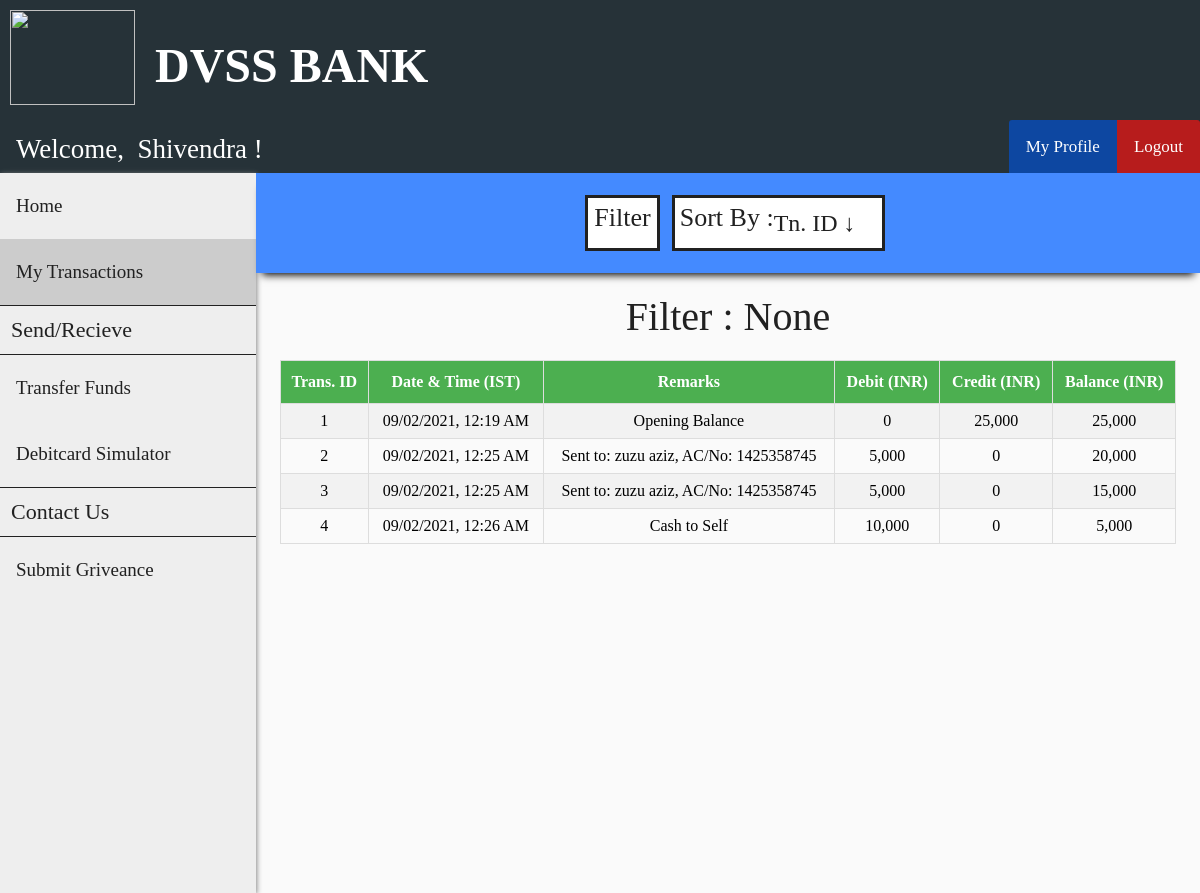
Screenshot of /customer_transactions.php (signed in) with the database file from the repository.
### tables this page shows
CREATE TABLE `customer` (
  `cust_id` int(11) NOT NULL,
  `first_name` varchar(30) DEFAULT NULL,
  `last_name` varchar(30) DEFAULT NULL,
  `gender` varchar(10) DEFAULT NULL,
  `dob` date DEFAULT NULL,
  `aadhar_no` int(11) DEFAULT NULL,
  `email` varchar(30) DEFAULT NULL,
  `phone_no` varchar(20) DEFAULT NULL,
  `address` varchar(255) DEFAULT NULL,
  `branch` varchar(30) DEFAULT NULL,
  `account_no` int(11) DEFAULT NULL,
  `pin` int(4) DEFAULT NULL,
  `uname` varchar(30) DEFAULT NULL,
  `pwd` varchar(30) DEFAULT NULL
);

CREATE TABLE `passbook1` (
  `trans_id` int(11) NOT NULL,
  `trans_date` datetime DEFAULT NULL,
  `remarks` varchar(255) DEFAULT NULL,
  `debit` int(11) DEFAULT NULL,
  `credit` int(11) DEFAULT NULL,
  `balance` int(11) DEFAULT NULL
);

### customer_transactions.php (the view, shortened to what this page needs)
<?php
    include "connect.php";
    include "header.php";
    include "customer_navbar.php";
    include "customer_sidebar.php";
    if (isset($_SESSION['loggedIn_cust_id'])) {
        $sql0 = "SELECT * FROM passbook".$_SESSION['loggedIn_cust_id'];
    }
    $filter_indicator = "None";
?>
<!DOCTYPE html>
<html>
<head>
    <link rel="stylesheet" href="transactions_style.css">
</head>
<body>
    <div class="search-bar-wrapper">
        <div class="search-bar" id="the-search-bar">
            <div class="flex-item-search-bar" id="fi-search-bar">
                <button id="search" onclick="document.getElementById('id01').style.display='block'">Filter</button>
                <div class="flex-item-by">
                    <label id="sort">Sort By :</label>
                </div>
                <div class="flex-item-search-by">
                    <select name="by" onChange="window.location.href=this.value">
                        <option selected disabled hidden>
                            <?php if (empty($_GET['sort'])) {?>Tn. ID &darr;<?php } ?>
                        </option>
                    </select>
                </div>
            </div>
        </div>
    </div>
    <div class="flex-container">
        <p id="none">Filter : <?php echo $filter_indicator ?></p>
    </div>
    <div class="flex-container">
        <?php
            $result = $conn->query($sql0);
            if ($result->num_rows > 0) {?>
                <table id="transactions">
                    <tr>
                        <th>Trans. ID</th>
                        <th>Date & Time (IST)</th>
                        <th>Remarks</th>
                        <th>Debit (INR)</th>
                        <th>Credit (INR)</th>
                        <th>Balance (INR)</th>
                    </tr>
        <?php
            while($row = $result->fetch_assoc()) {?>
                    <tr>
                        <td><?php echo $row["trans_id"]; ?></td>
                        <td>
                            <?php
                                $time = strtotime($row["trans_date"]);
                                $sanitized_time = date("d/m/Y, g:i A", $time);
                                echo $sanitized_time;
                             ?>
                        </td>
                        <td><?php echo $row["remarks"]; ?></td>
                        <td><?php echo number_format($row["debit"]); ?></td>
                        <td><?php echo number_format($row["credit"]); ?></td>
                        <td><?php echo number_format($row["balance"]); ?></td>
                    </tr>
            <?php } ?>
            </table>
            <?php
            } else {  ?>
                <p id="none"> No results found :(</p>
            <?php }
            $conn->close(); ?>
    </div>
</body>
</html>

### header.php (shortened to what this page needs)
<!DOCTYPE html>
<html>
<head>
    <link rel="stylesheet" href="header_style.css">
</head>
<body>
    <div class="flex-container-header">
        <div class="flex-item-header">
            <img src="images/logo.png" onclick="eEgg_func()" width="125" height="95">
        </div>
        <div class="flex-item-header">
            <h1>DVSS BANK</h1>
        </div>
    </div>
</body>
</html>

### customer_navbar.php (shortened to what this page needs)
<?php
    include "connect.php";
    if (isset($_SESSION['loggedIn_cust_id'])) {
        $sql0 = "SELECT * FROM customer WHERE cust_id=".$_SESSION['loggedIn_cust_id'];
        $result = $conn->query($sql0);
        $row = $result->fetch_assoc();
    }
?>
<!DOCTYPE html>
<html>
<head>
    <link rel="stylesheet" href="user_navbar_style.css">
</head>
<body>
    <div class="nav-wrapper">
        <div class="topnav" id="theTopNav">
            <a id="user">Welcome, &nbsp<?php echo $row["first_name"]; ?> !</a>
            <a id="logout" href="./logout_action.php" onclick="return confirm('Are you sure?')">Logout</a>
            <a id="profile" href="./customer_profile.php">My Profile</a>
        </div>
    </div>
</body>
</html>

### customer_sidebar.php (shortened to what this page needs)
<!DOCTYPE html>
<html>
<head>
    <link rel="stylesheet" href="admin_sidebar_style.css">
</head>
<body>
    <div class="sidenav" id="theSideNav">
        <a href="./customer_home.php">Home</a>
        <a href="./customer_transactions.php">My Transactions</a>
        <a id="label">Send/Recieve</a>
        <a href="./beneficiary.php">Transfer Funds</a>
        <a href="./atm_simulator.php">Debitcard Simulator</a>
        <a id="label">Contact Us</a>
        <a href="cus_grievance.php">Submit Griveance</a>
    </div>
</body>
</html>

### header_style.css (style rules this page uses)
body { margin: 0; padding: 0; background-color: #FAFAFA; }
.flex-container-header { display: -webkit-flex; display: flex; width: auto; height: auto; background-color: #263238; }
.flex-item-header { width: auto; height: 100px; margin: 10px; }
h1 { font-family: OpenSans-Light; color: white; font-size: 3rem; line-height: 3rem; margin-top: calc((1.5rem - 2rem) + 2.5rem); margin-bottom: 1.5rem; }

### user_navbar_style.css (style rules this page uses)
.nav-wrapper { height: 53px; background: #333; }
.nav-wrapper .topnav { background-color: #263238; overflow: hidden; height: 53px; }
.topnav a[id="user"] { float: left; display: block; color: white; text-align: center; padding: 14px 16px; text-decoration: none; font-size: 27px; font-family: Roboto-Light; }
.topnav a[id="profile"] { float: right; display: block; color: white; text-align: center; padding: 17px 17px; text-decoration: none; font-size: 17px; font-family: OpenSans-Bold; background-color: #0D47A1; border-top-left-radius: 3px; }
.topnav a[id="logout"] { float: right; display: block; color: white; text-align: center; padding: 17px 17px; text-decoration: none; font-size: 17px; font-family: OpenSans-Bold; background-color: #b71c1c; border-top-right-radius: 3px; }

### admin_sidebar_style.css (style rules this page uses)
.sidenav { width: 256px; background-color: #eee; height: 90vh; float: left; overflow-y: auto; box-shadow: 1px 1px 5px #888888; }
.sidenav a { font-family: OpenSans-Regular; font-size: 19px; color: #212121; display: block; padding: 22px 16px; text-decoration: none; }
.sidenav a[id="label"] { font-family: OpenSans-Bold; font-size: 22px; color: #212121; display: block; padding: 11px; text-decoration: none; border-top: 1px solid #212121; border-bottom: 1px solid #212121; }
.sidenav a.active { background-color: #ccc; }

### transactions_style.css (style rules this page uses)
.flex-container { display: -webkit-flex; display: flex; margin-left: 256px; width: auto; height: auto; padding-top: 20px; flex-direction: column; overflow-x: auto; }
.search-bar-wrapper { height: 100px; }
.search-bar-wrapper .search-bar { display: -webkit-flex; display: flex; margin-left: 256px; position: relative; width: auto; height: 100px; flex-direction: column; background-color: #448AFF; box-shadow: 0 8px 8px -6px black; overflow: hidden; }
label[id="sort"] { display: block; float: left; color: #212121; font-family: OpenSans-Regular; font-size: 26px; background-color: white; border: 3px solid #212121; border-right: 0; margin: 12px; margin-right: 0px; height: 45px; padding-top: 5px; padding-left: 5px; }
select { font-family: OpenSans-Regular; color: #212121; font-size: 24px; background: url("images/down_arrow.png") 96% / 15% no-repeat #eee; -webkit-appearance: none; -moz-appearance: none; background-color: white; border: 3px solid #212121; border-left: 0; margin: 12px; margin-left: 0px; height: 56px; width: 115%; }
.flex-item-search-bar { display: -webkit-flex; display: flex; flex-direction: row; margin: auto; width: auto; height: auto; }
button[id="search"] { font-family: OpenSans-Regular; color: #212121; font-size: 26px; background-color: white; cursor: pointer; height: 40px; margin-top: 12px; padding-top: 5px; padding-bottom: 45px; border: 3px solid #212121; }
label { display: block; float: left; color: #212121; font-family: OpenSans-Bold; font-size: 20px; }
#transactions { font-family: OpenSans-Regular; border-collapse: collapse; width: 80%; margin: auto; }
@media screen and (max-width: 1280px) { #transactions { width: 95%; } }
#transactions td, #transactions th { text-align: center; border: 1px solid #ddd; padding: 8px; }
#transactions tr:nth-child(even) { background-color: #f2f2f2; }
#transactions th { padding-top: 12px; padding-bottom: 12px; background-color: #4CAF50; color: white; }
p[id="none"] { margin: auto; font-size: 40px; color: #212121; font-family: Roboto-Regular; }

### rows the page displays
customer: first_name "Shivendra"
passbook1: trans_id "1", trans_date "09/02/2021, 12:19 AM", remarks "Opening Balance", debit "0", credit "25,000", balance "25,000"
passbook1: trans_id "2", trans_date "09/02/2021, 12:25 AM", remarks "Sent to: zuzu aziz, AC/No: 1425358745", debit "5,000", credit "0", balance "20,000"
passbook1: trans_id "3", trans_date "09/02/2021, 12:25 AM", remarks "Sent to: zuzu aziz, AC/No: 1425358745", debit "5,000", credit "0", balance "15,000"
passbook1: trans_id "4", trans_date "09/02/2021, 12:26 AM", remarks "Cash to Self", debit "10,000", credit "0", balance "5,000"

### other values shown
$filter_indicator "None"
